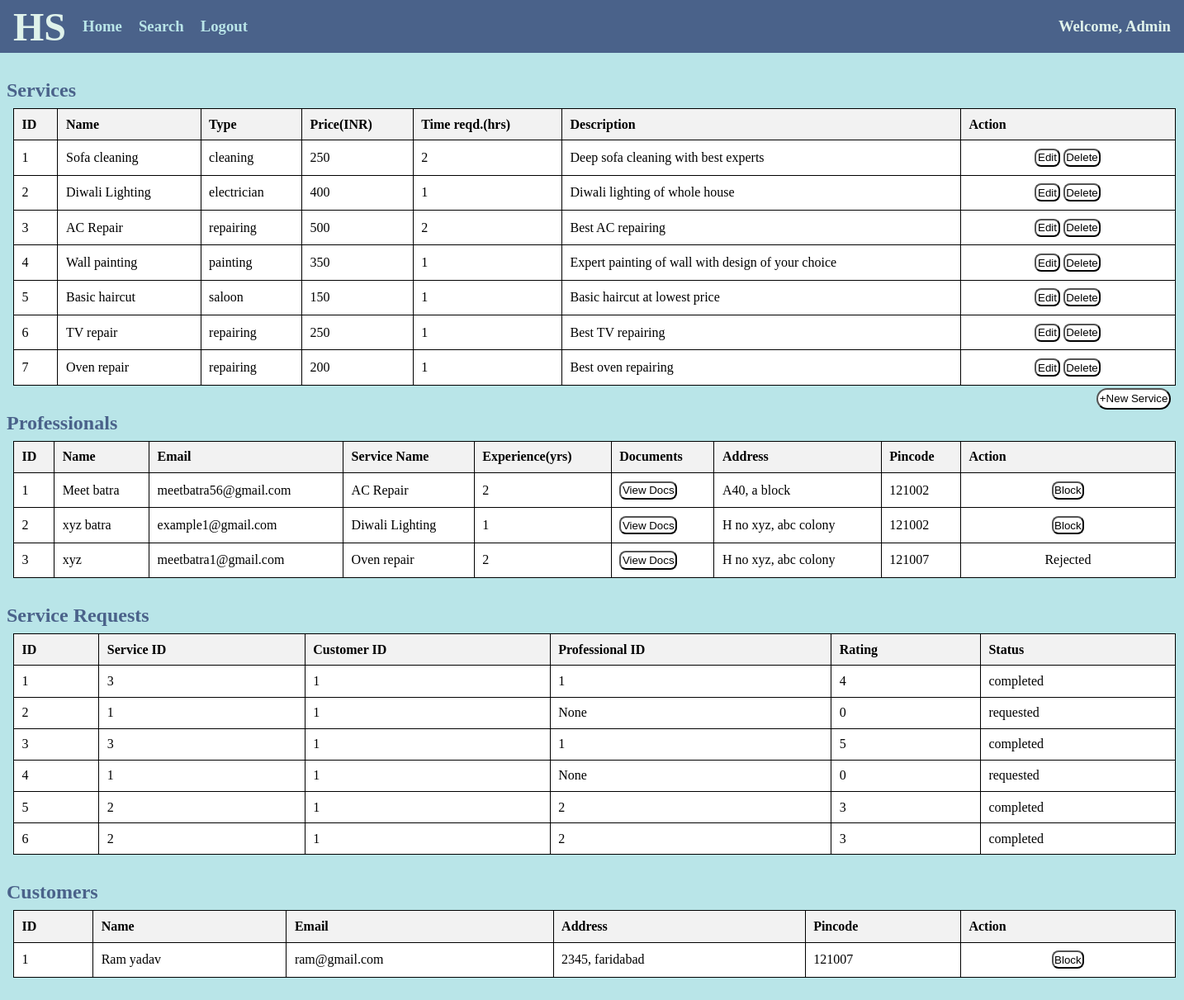
The page /admin/home on the database as committed earlier.
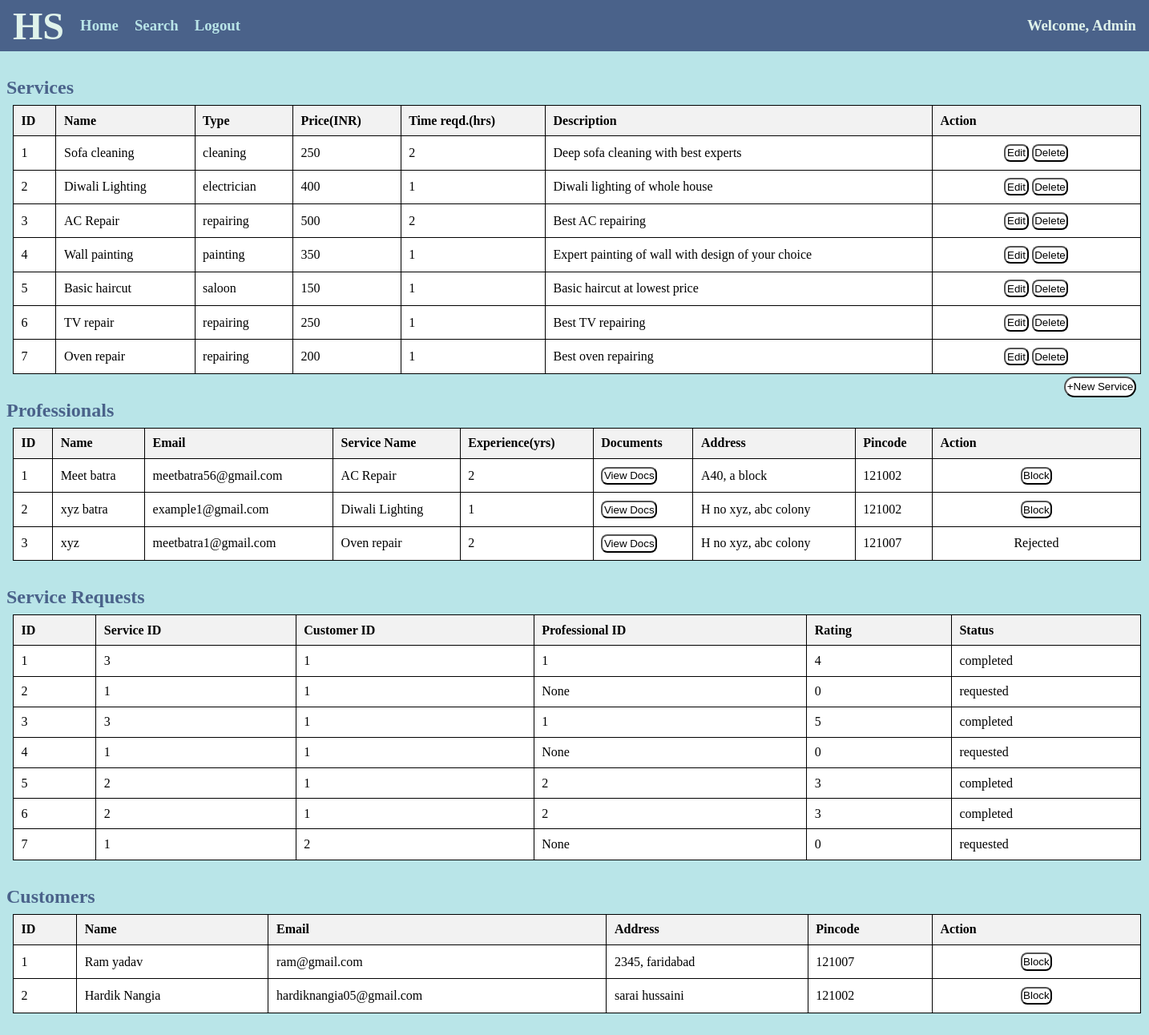
The same page on the database as committed later.
### app.py (models this page shows)
class Service(db.Model):
    __tablename__= "services"
    id = db.Column(db.Integer, primary_key=True, autoincrement=True)
    name = db.Column(db.String, nullable=False)
    type = db.Column(db.String, nullable=False)
    price = db.Column(db.String, nullable=False)
    time_reqd = db.Column(db.String)
    description = db.Column(db.String)

class Professional(db.Model):
    __tablename__="professionals"
    id = db.Column(db.Integer, primary_key=True, autoincrement=True)
    name = db.Column(db.String, nullable=False)
    email = db.Column(db.String, nullable=False, unique=True)
    passw = db.Column(db.String, nullable=False)
    service_id = db.Column(db.Integer, nullable=False)
    service_name = db.Column(db.String, nullable=False)
    experience = db.Column(db.Integer)
    address = db.Column(db.String)
    pincode = db.Column(db.String, nullable=False)
    status = db.Column(db.String, nullable=False)

class Service_Request(db.Model):
    __tablename__="service_requests"
    id = db.Column(db.Integer, primary_key=True, autoincrement=True)
    service_id = db.Column(db.Integer, db.ForeignKey('services.id'), nullable=False)
    cust_id = db.Column(db.Integer, db.ForeignKey('customers.id'), nullable=False)
    prof_id = db.Column(db.Integer, db.ForeignKey('professionals.id'), nullable=False)
    status = db.Column(db.String, nullable=False)
    rating = db.Column(db.Integer, default=0)

class Customer(db.Model):
    __tablename__="customers"
    id = db.Column(db.Integer, primary_key=True, autoincrement=True)
    name = db.Column(db.String, nullable=False)
    email = db.Column(db.String, unique=True, nullable=False)
    passw = db.Column(db.String, nullable=False)
    address = db.Column(db.String)
    pincode = db.Column(db.String, nullable=False)
    status = db.Column(db.String, nullable=False)

### app.py (the view)
@app.route('/admin/home', methods=['GET','POST'])
def admin_home():
    services=Service.query.all()
    profs=Professional.query.all()
    reqs=Service_Request.query.all()
    customers=Customer.query.all()
    return render_template('admin_home.html',services=services,profs=profs,reqs=reqs,customers=customers)

### templates/admin_home.html (shortened to what the changed rows need)
<!DOCTYPE html>
<html lang="en">
<head>
    <link rel="stylesheet" href="../static/style_admin_prof.css">
</head>
<body>
    <div class="nav">
        <h1>HS</h1>
    </div>
    <div class="container">
        <div class="services">
            <h2>Services</h2>
            {% if services | length==0 %}
            <div class="msg">
                <h3>No Services</h3>
                <a href="/admin/createService"><button>+New Service</button></a>
            </div>
            {% else %}
            <table>
                <tr>
                    <th>ID</th>
                    <th>Name</th>
                    <th>Type</th>
                    <th>Price(INR)</th>
                    <th>Time reqd.(hrs)</th>
                    <th>Description</th>
                    <th>Action</th>
                </tr>
                {% for service in services %}
                    <tr>
                        <td>{{service.id}}</td>
                        <td>{{service.name}}</td>
                        <td>{{service.type}}</td>
                        <td>{{service.price}}</td>
                        <td>{{service.time_reqd}}</td>
                        <td>{{service.description}}</td>
                        <td class="btn">
                            <a href="/admin/editService/{{service.id}}"><button>Edit</button></a>
                            <a href="/admin/deleteService/{{service.id}}"><button>Delete</button></a>
                        </td>
                    </tr>
                {% endfor %}
            </table>
            {% endif %}
        </div>
        <div class="prof">
            <h2>Professionals</h2>
            {% if profs | length==0 %}
                <div class="msg">
                    <h3>No Professionals</h3>
                </div>
            {% else %}
            <table>
                <tr>
                    <th>ID</th>
                    <th>Name</th>
                    <th>Email</th>
                    <th>Service Name</th>
                    <th>Experience(yrs)</th>
                    <th>Documents</th>
                    <th>Address</th>
                    <th>Pincode</th>
                    <th>Action</th>
                </tr>
                {% for prof in profs %}
                    <tr>
                        <td>{{prof.id}}</td>
                        <td>{{prof.name}}</td>
                        <td>{{prof.email}}</td>
                        <td>{{prof.service_name}}</td>
                        <td>{{prof.experience}}</td>
                        <td>
                            <a href="/static/docs/{{prof.id}}.pdf" target="_blank"><button>View Docs</button></a>
                        </td>
                        <td>{{prof.address}}</td>
                        <td>{{prof.pincode}}</td>
                        <td class="btn">
                            {% if prof.status =="Approved" %}
                            <a href="/admin/blockProfessional/{{prof.id}}"><button>Block</button></a>
                            {% elif prof.status == "Rejected" %}
                            {{prof.status}}
                            {% elif prof.status == "Blocked" %}
                            {{prof.status}}
                            {% else %}
                            <a href="/admin/approveProfessional/{{prof.id}}"><button>Approve</button></a>
                            <a href="/admin/rejectProfessional/{{prof.id}}"><button>Reject</button></a>
                            {% endif %}
                        </td>
                    </tr>
                {% endfor %}
            </table>
            {% endif %}
        </div>
        <div class="req">
            <h2>Service Requests</h2>
            {% if reqs | length==0 %}
                <div class="msg">
                    <h3>No Requests</h3>
                </div>
            {% else %}
            <table>
                <tr>
                    <th>ID</th>
                    <th>Service ID</th>
                    <th>Customer ID</th>
                    <th>Professional ID</th>
                    <th>Rating</th>
                    <th>Status</th>
                </tr>
                {% for req in reqs %}
                    <tr>
                        <td>{{req.id}}</td>
                        <td>{{req.service_id}}</td>
                        <td>{{req.cust_id}}</td>
                        <td>{{req.prof_id}}</td>
                        <td>{{req.rating}}</td>
                        <td>{{req.status}}</td>
                    </tr>
                {% endfor %}
            </table>
            {% endif %}
        </div>
        <div class="customers">
            <h2>Customers</h2>
            {% if customers | length==0 %}
                <div class="msg">
                    <h3>No Customers</h3>
                </div>
            {% else %}
            <table>
                <tr>
                    <th>ID</th>
                    <th>Name</th>
                    <th>Email</th>
                    <th>Address</th>
                    <th>Pincode</th>
                    <th>Action</th>
                </tr>
                {% for customer in customers %}
                    <tr>
                        <td>{{customer.id}}</td>
                        <td>{{customer.name}}</td>
                        <td>{{customer.email}}</td>
                        <td>{{customer.address}}</td>
                        <td>{{customer.pincode}}</td>
                        <td class="btn">
                            {% if customer.status!="Blocked" %}
                                <a href="/admin/blockCustomer/{{customer.id}}"><button>Block</button></a>
                            {% else %}
                                {{customer.status}}
                            {% endif %}
                        </td>
                    </tr>
                {% endfor %}
            </table>
            {% endif %}
        </div>
    </div>
</body>
</html>

Rows that differ between the two databases and show on the page:
added Service_Request: id "7", service_id "1", cust_id "2", prof_id "None", rating "0", status "requested"
added Customer: id "2", name "Hardik Nangia", email "hardiknangia05@gmail.com", address "sarai hussaini", pincode "121002"
